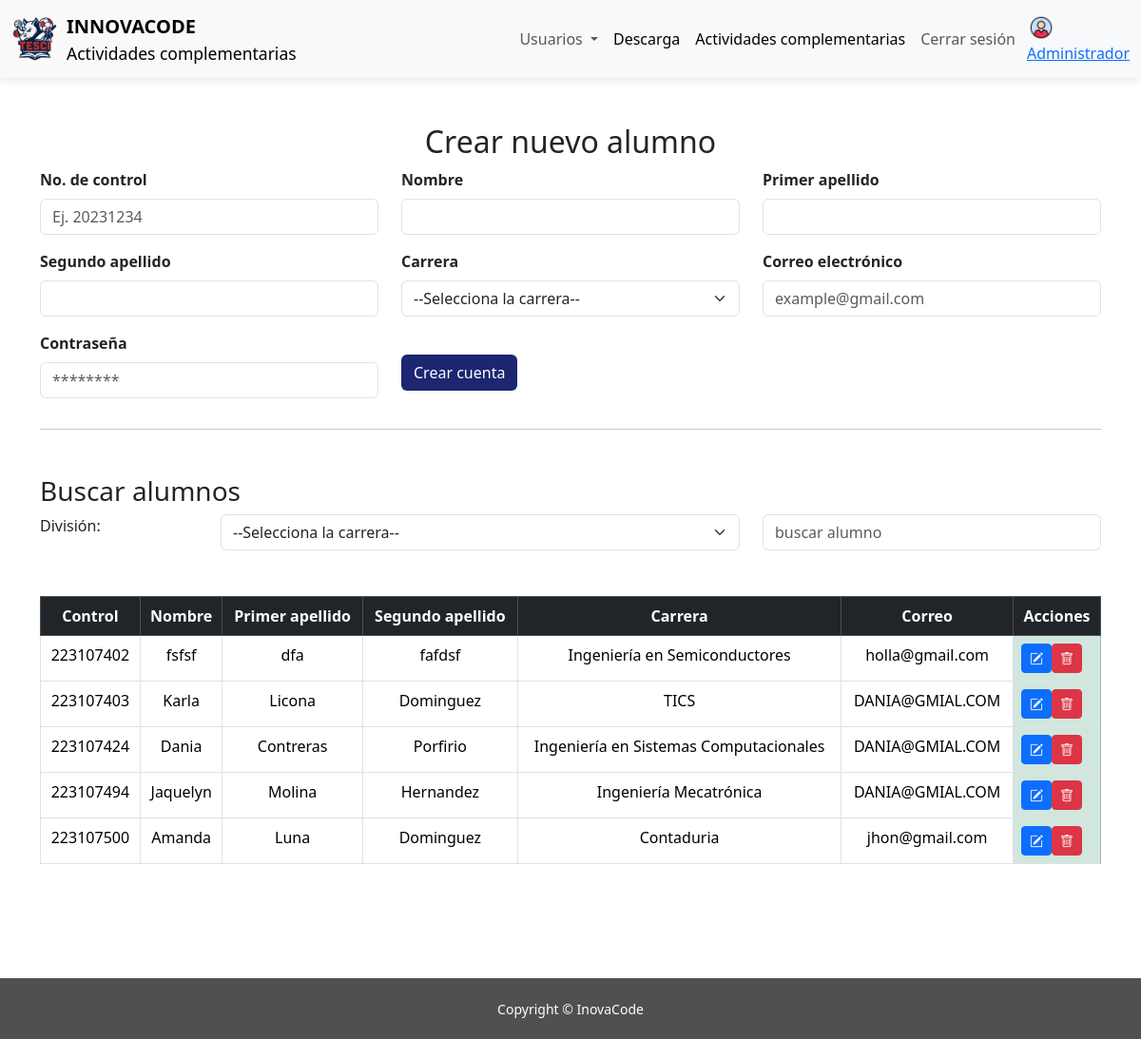
Page /inovacode/administrador/administrar-alumnos.php on the earlier database version.
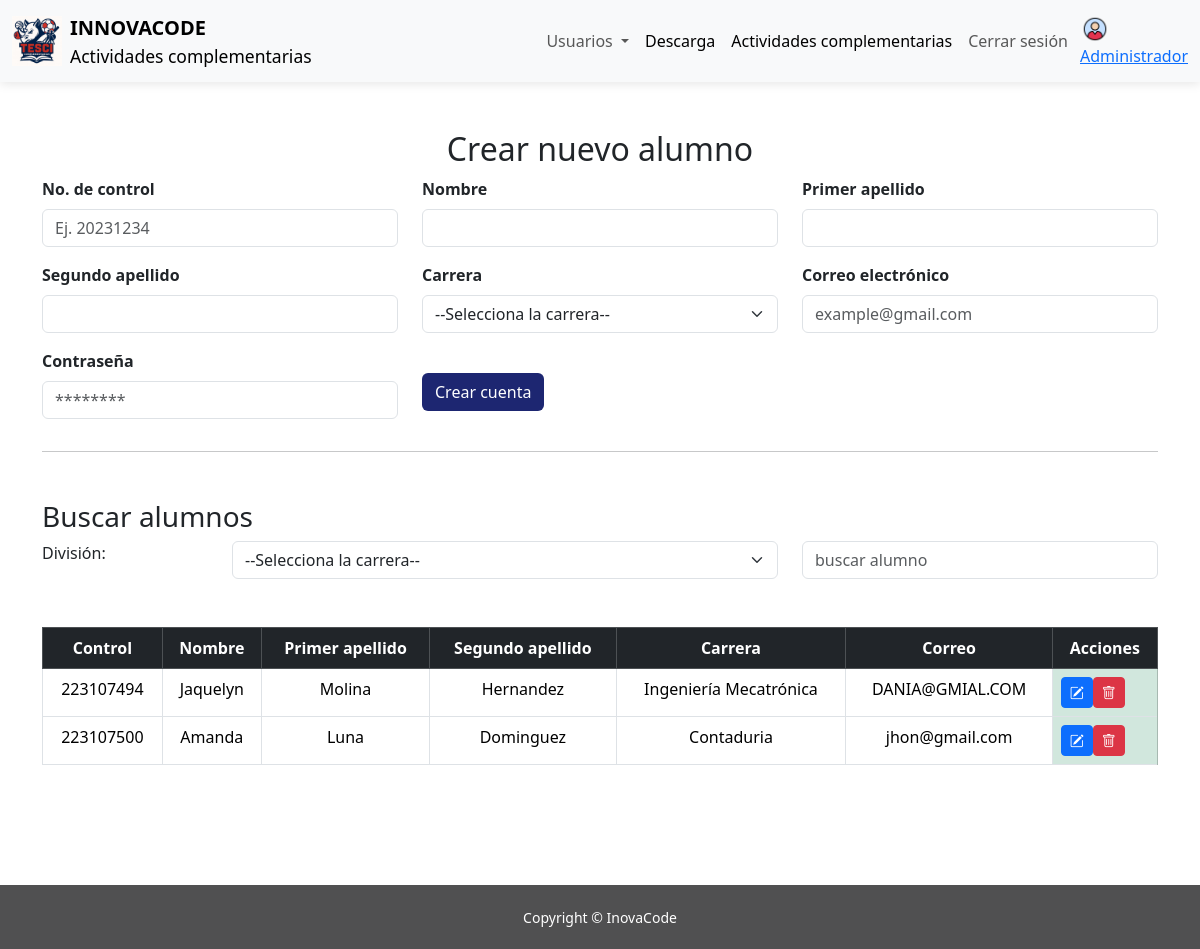
Same page on the later database version.
### tables this page shows
CREATE TABLE `alumno` (
  `control` int(11) NOT NULL,
  `nombre` varchar(50) NOT NULL,
  `apellido_paterno` varchar(50) NOT NULL,
  `apellido_materno` varchar(50) NOT NULL,
  `carrera` varchar(50) NOT NULL,
  `correo` varchar(100) NOT NULL,
  `contrasena` varchar(200) NOT NULL
);

### inovacode/php/crud-cuentas-alumnos/ver-alumno.php (called while the page is built, shortened)
<?php
function consultar_tabla_alumnos(){
    $C=conectar();
    $consulta="select * from alumno";
    $res=$C->query($consulta);
    return $res;
}
?>

### inovacode/administrador/administrar-alumnos.php (the view, shortened to what this page needs)
<!DOCTYPE html>
<html lang="es">
<head>
  <link href="https://cdn.jsdelivr.net/npm/bootstrap@5.3.3/dist/css/bootstrap.min.css" rel="stylesheet">
  <link rel="stylesheet" href="../css/estilos.css">
  <link rel="stylesheet" href="https://cdn.jsdelivr.net/npm/bootstrap-icons@1.13.1/font/bootstrap-icons.min.css">
</head>
<body>
  <nav class="navbar navbar-expand-lg bg-body-tertiary ">
        <div class="container-fluid">
            <a class="navbar-brand d-flex align-items-center">
                <img src="../img/logo.jpeg" alt="Logo" width="50" height="50"
                    class="d-inline-block align-text-top me-2">
                <div class="d-flex flex-column">
                    <span class="fw-bold">INNOVACODE</span>
                    <small>Actividades complementarias</small>
                </div>
            </a>
            <div class="collapse navbar-collapse " id="navbarNav">
                <ul class="navbar-nav ms-auto me-1 ">
                    <li class="nav-item dropdown">
                        <a class="nav-link dropdown-toggle" href="#" role="button" data-bs-toggle="dropdown"
                            aria-expanded="false">
                            Usuarios
                        </a>
                    </li>
                    <li class="nav-item">
                        <a class="nav-link active" aria-current="page" href="#">Descarga</a>
                    </li>
                    <li class="nav-item">
                        <a class="nav-link active" aria-current="page" href="menu-administrador.php">Actividades
                            complementarias</a>
                    </li>
                    <li class="nav-item">
                        <a class="nav-link" href="../index.html">Cerrar sesión</a>
                    </li>
                </ul>
                <a class=" d-flex flex-column p-0 " aria-disabled="true"><img src="../img/perfil.png" alt="Logo"
                        width="30" height="30" class="d-inline-block align-text-end d-none d-md-block">Administrador</a>
            </div>
        </div>
    </nav>
  <div class="container  justify-content-center mt-5 mb-5">
    <div class="text-center ">
      <h2>Crear nuevo alumno</h2>
      <form action="../php/crud-cuentas-alumnos/insertar-alumnos.php" method="post">
        <div class="row">
          <div class="mb-3 text-start col-12 col-md-6  col-lg-4">
            <label for="control" class="form-label fw-bold">No. de control</label>
            <input type="text" class="form-control" id="control" name="no_control"
              placeholder="Ej. 20231234" required pattern="[0-9]{9}" title="Debe contener exactamente 9 dígitos numéricos">
          </div>
          <div class="mb-3 text-start col-12 col-md-6  col-lg-4">
            <label for="nom" class="form-label fw-bold">Nombre</label>
            <input type="text" class="form-control" id="nom" name="n"
              placeholder="" required pattern="^[A-Za-zÁÉÍÓÚáéíóúÑñ\s]+$"
              minlength="3" maxlength="50" title="Solo se permiten letras y espacios">
          </div>
          <div class="mb-3 text-start col-12 col-md-6  col-lg-4">
            <label for="ap1" class="form-label fw-bold">Primer apellido</label>
            <input type="text" class="form-control" id="ap1" name="ap1"
              placeholder="" required pattern="^[A-Za-zÁÉÍÓÚáéíóúÑñ\s]+$"
              minlength="3" maxlength="50" title="Solo se permiten letras y espacios">
          </div>
          <div class="mb-3 text-start col-12 col-md-6  col-lg-4">
            <label for="ap2" class="form-label fw-bold">Segundo apellido</label>
            <input type="text" class="form-control" id="ap2" name="ap2"
              placeholder="" required pattern="^[A-Za-zÁÉÍÓÚáéíóúÑñ\s]+$"
              minlength="3" maxlength="50" title="Solo se permiten letras y espacios">
          </div>
          <div class="mb-3 text-start col-12 col-md-6 col-lg-4">
            <label for="carrera" class="form-label fw-bold">Carrera</label>
            <select name="c" id="carrera" class="form-select" required>
            <option value="">--Selecciona la carrera--</option>
          </select>
        </div>
          <div class="mb-3 text-start col-12 col-md-6  col-lg-4">
            <label for="correo" class="form-label fw-bold">Correo electrónico</label>
            <input type="email" class="form-control" id="correo" name="e"
              placeholder="example@gmail.com" required>
          </div>
          <div class="mb-3 text-start col-12 col-md-6  col-lg-4">
            <label for="password" class="form-label fw-bold">Contraseña</label>
            <input type="password" class="form-control" id="password" name="p"
              placeholder="********" required minlength="6" maxlength="20"
              title="Debe tener entre 6 y 20 caracteres">
          </div>
          <div class="mt-4 text-start col-12 col-md-6  col-lg-4">
            <button type="submit" class="btn btn-custom">Crear cuenta</button>
          </div>
        </div>
      </form>
    </div>
    <hr>
    <h3 class="mt-5">Buscar alumnos</h3>
    <form action="bucar alumno">
        <div class="row  mb-5">
          <div class="col-2">
            <label class="form-label" for="division">División:</label>
          </div>
          <div class="col-6">
            <select name="division" id="filtro" class="form-select">
              <option value="">--Selecciona la carrera--</option>
            </select>
          </div>
          <div class="col-4">
              <input type="text" placeholder="buscar alumno" class="form-control" >
          </div>
        </div>
    </form>
    <div class="table-responsive mb-5 text-center ">
      <?php require("../php/crud-cuentas-alumnos/ver-alumno.php"); ?>
      <table class="table table-bordered ">
        <thead class="table-dark">
          <tr>
            <th>Control</th>
            <th>Nombre</th>
            <th>Primer apellido</th>
            <th>Segundo apellido</th>
            <th>Carrera</th>
            <th>Correo</th>
            <th>Acciones</th>
          </tr>
        </thead>
        <tbody>
          <?php
            $valores = consultar_tabla_alumnos();
            while($p = $valores->fetch_assoc()){
          ?>
          <tr>
            <td><?= $p['control']; ?></td>
            <td><?= $p['nombre']; ?></td>
            <td><?= $p['apellido_paterno']; ?></td>
            <td><?= $p['apellido_materno']; ?></td>
            <td><?= $p['carrera']; ?></td>
            <td><?= $p['correo']; ?></td>
            <td class=" table-success">
              <div class="d-flex">
                 <button class="btn btn-primary btn-sm"
                data-bs-toggle="modal"
                data-bs-target="#modalEditar"
                data-id="<?= $p['control']; ?>"
                data-nombre="<?= $p['nombre']; ?>"
                data-ap1="<?= $p['apellido_paterno']; ?>"
                data-ap2="<?= $p['apellido_materno']; ?>"
                data-carrera="<?= $p['carrera']; ?>"
                data-correo="<?= $p['correo']; ?>"
                data-pass="<?= $p['contrasena']; ?>" title="Editar">
                <i class="bi bi-pencil-square"></i>
              </button>
              <a href="../php/crud-cuentas-alumnos/eliminar-alumno.php?ID=<?= $p['control']; ?>"
                 class="btn btn-danger btn-sm" title="Eliminar"><i class="bi bi-trash"></i></a>
              </div>
            </td>
          </tr>
          <?php } ?>
        </tbody>
      </table>
    </div>
  </div>
  <br><br><br><br><br>
  <footer class="fixed-bottom footer mt-auto ">
    <div class="container text-center">
      <small>Copyright &copy; InovaCode</small>
    </div>
  </footer>
</body>
</html>

### inovacode/css/estilos.css (style rules this page uses)
.navbar { box-shadow: 0 2px 10px rgba(0, 0, 0, 0.1); }
.footer { background-color: #505051; color: white; text-align: center; padding: 20px 10px; margin-top: 50px; }
.btn-custom { background-color: #1d2671; color: white; transition: 0.3s; }

Differences in the rows shown:
removed alumno: control "223107402", nombre "fsfsf", apellido_paterno "dfa", apellido_materno "fafdsf", carrera "Ingeniería en Semiconductores", correo "holla@gmail.com"
removed alumno: control "223107403", nombre "Karla", apellido_paterno "Licona", apellido_materno "Dominguez", carrera "TICS", correo "DANIA@GMIAL.COM"
removed alumno: control "223107424", nombre "Dania", apellido_paterno "Contreras", apellido_materno "Porfirio", carrera "Ingeniería en Sistemas Computacionales", correo "DANIA@GMIAL.COM"
